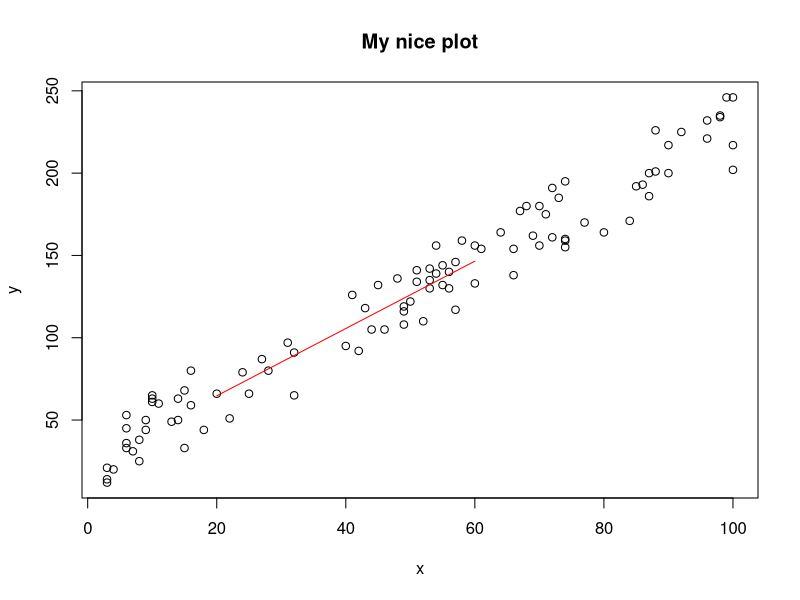

Generate this figure with R:
#load the data
df <- read.csv("inputs/data.csv")

#what's the mean of each value
stat1 <- colMeans(df)

# fit a linear model
mod1 <- lm(y~x,df)

#some new data to make predictions from
newdata1 <- data.frame(x=20:60)

#making a prediction
pred1 <- data.frame(x = newdata1$x,
                    y = predict(mod1,newdata = newdata1))

#save a plot ("outputs/plot.png") with a line on it and a title
png(file="outputs/plot.png",width=600, height=350)
plot(df)
lines(pred1,col="red")
title("My nice plot")
dev.off()


